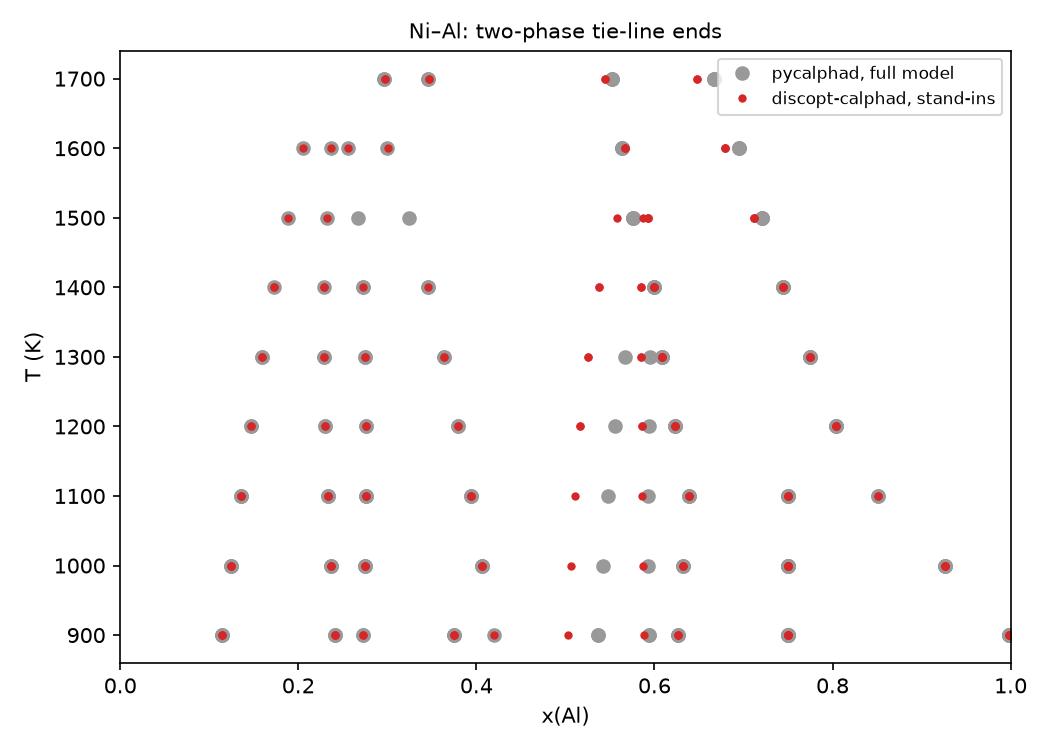

Recreate this plot in Python.
"""Al–Ni with plain stand-ins for its order–disorder phases (issue #14).

Dupin, Ansara and Sundman's Al–Ni assessment (``alni_dupin``) describes γ′
(L1₂, FCC_L12) and β (B2, BCC_B2) as partitioned phases: an ordered part on
top of a disordered parent. The solver cannot model that form yet (#6), so
those two phases, the most important in Ni–Al, are unavailable.
:func:`discopt.calphad.ordering.stand_in` rewrites each as a plain CEF phase on
the ordered sublattices. Without magnetism and constitutional vacancies, the
stand-ins reproduce the partitioned G exactly; pycalphad agrees to 1e-10 J/mol.

This script maps the Ni–Al diagram twice:

- discopt-calphad, with the stand-ins added (magnetism and B2 vacancies dropped
  from them, but kept in the other phases);
- pycalphad, with the full assessment.

It reports how far apart the phase boundaries are, and writes
examples/alni_stand_in.png.
"""

import time
from collections import defaultdict
from pathlib import Path

import matplotlib.pyplot as plt
import numpy as np

from discopt.calphad import databases, equilibrium
from discopt.calphad.equilibrium.certificate import CertificateLevel
from discopt.calphad.ordering import stand_in

HERE = Path(__file__).parent
EL = ("AL", "NI")
TEMPS = np.arange(900.0, 1701.0, 100.0)
XS = np.linspace(0.02, 0.98, 25)  # x(Al)

db = databases.load("alni_dupin")
for ordered in ("FCC_L12", "BCC_B2"):
    si = stand_in(db, ordered, EL)
    print(si.summary())
    db = si.database
phases = list(db.phase_models(EL).values())
print("phases:", sorted(p.name for p in phases))


def label(name, site_fractions):
    """γ, γ′, β, ... with ordered and disordered sets of the fcc/bcc phases told apart."""
    if name in ("FCC_L12_SI", "FCC_L12", "BCC_B2_SI", "BCC_B2"):
        ordered = abs(site_fractions[0] - site_fractions[1]) > 0.02
        if name.startswith("FCC"):
            return "γ′" if ordered else "γ"
        return "β" if ordered else "A2"
    return {"FCC_A1": "γ", "LIQUID": "L", "AL3NI1": "Al3Ni", "AL3NI2": "Al3Ni2", "AL3NI5": "Al3Ni5"}.get(name, name)


def discopt_tie_lines():
    out, failed = defaultdict(list), 0
    for T in TEMPS:
        for x in XS:
            r = equilibrium(phases, x=float(x), T=float(T), certify="none")
            if r.certificate.level < CertificateLevel.STABILITY_SEARCHED:
                failed += 1
                continue
            sets = []
            for cs in r.composition_sets:
                if hasattr(cs.phase, "site_fractions") and cs.phase.n_y > 1:
                    sf = cs.phase.site_fractions(cs.y)
                    y = [sf[0].get("AL", 0.0), sf[1].get("AL", 0.0)]
                else:
                    y = [0.0, 0.0]
                sets.append((label(cs.phase.name, y), float(cs.x[0])))
            if len(sets) == 2:
                out[(float(T), tuple(sorted(n for n, _ in sets)))].append(sorted(sets))
    return out, failed


def pycalphad_tie_lines():
    from pycalphad import Database
    from pycalphad import equilibrium as peq
    from pycalphad import variables as v

    pdb = Database(str(databases.fetch("alni_dupin")))
    names = ["LIQUID", "FCC_A1", "FCC_L12", "BCC_A2", "BCC_B2", "AL3NI1", "AL3NI2", "AL3NI5"]
    out = defaultdict(list)
    for T in TEMPS:
        eq = peq(pdb, ["AL", "NI", "VA"], names, {v.X("AL"): XS, v.T: float(T), v.P: 101325, v.N: 1})
        for i in range(len(XS)):
            ph = eq.Phase.values.squeeze()[i]
            xs = eq.X.values.squeeze()[i]
            ys = eq.Y.values.squeeze()[i]
            sets = []
            for k, name in enumerate(ph):
                if not name:
                    continue
                y = (
                    [ys[k][0], ys[k][2]]
                    if name in ("FCC_L12",)
                    else [ys[k][0], ys[k][3]]
                    if name == "BCC_B2"
                    else [0, 0]
                )
                sets.append((label(name, y), float(xs[k][0])))
            if len(sets) == 2:
                out[(float(T), tuple(sorted(n for n, _ in sets)))].append(sorted(sets))
    return out


t = time.time()
ours, failed = discopt_tie_lines()
print(f"discopt-calphad: {time.time() - t:.0f} s, {failed} of {len(TEMPS) * len(XS)} points failed")
t = time.time()
ref = pycalphad_tie_lines()
print(f"pycalphad: {time.time() - t:.0f} s")

print("\nphase boundaries in both maps (each two-phase region, mean over its tie-lines at that T):")
diffs = []
for key in sorted(set(ours) & set(ref)):
    a = np.mean([[x for _, x in s] for s in ours[key]], axis=0)
    b = np.mean([[x for _, x in s] for s in ref[key]], axis=0)
    diffs.append(float(np.max(np.abs(a - b))))
    print(
        f"  {key[0]:6.0f} K {' + '.join(key[1]):16s} discopt {a.round(3)}  pycalphad {b.round(3)}  |Δx| {diffs[-1]:.3f}"
    )
only_ours = sorted({k[1] for k in set(ours) - set(ref)})
only_ref = sorted({k[1] for k in set(ref) - set(ours)})
print(f"\nlargest boundary difference: {max(diffs):.3f} in x(Al); median {np.median(diffs):.3f}")
print("regions only in discopt-calphad:", only_ours, "\nregions only in pycalphad:", only_ref)

fig, ax = plt.subplots(figsize=(7, 5))
for tl, style, name in [
    (ref, dict(color="0.6", ms=6), "pycalphad, full model"),
    (ours, dict(color="C3", ms=3), "discopt-calphad, stand-ins"),
]:
    for (T, _), sets in tl.items():
        for s in sets:
            ax.plot([x for _, x in s], [T, T], "o", label=name, **style)
            name = None
ax.set_xlabel("x(Al)")
ax.set_ylabel("T (K)")
ax.set_xlim(0, 1)
ax.set_title("Ni–Al: two-phase tie-line ends", fontsize=10)
ax.legend(fontsize=8)
fig.tight_layout()
fig.savefig(HERE / "alni_stand_in.png", dpi=150)
print("wrote", HERE / "alni_stand_in.png")
